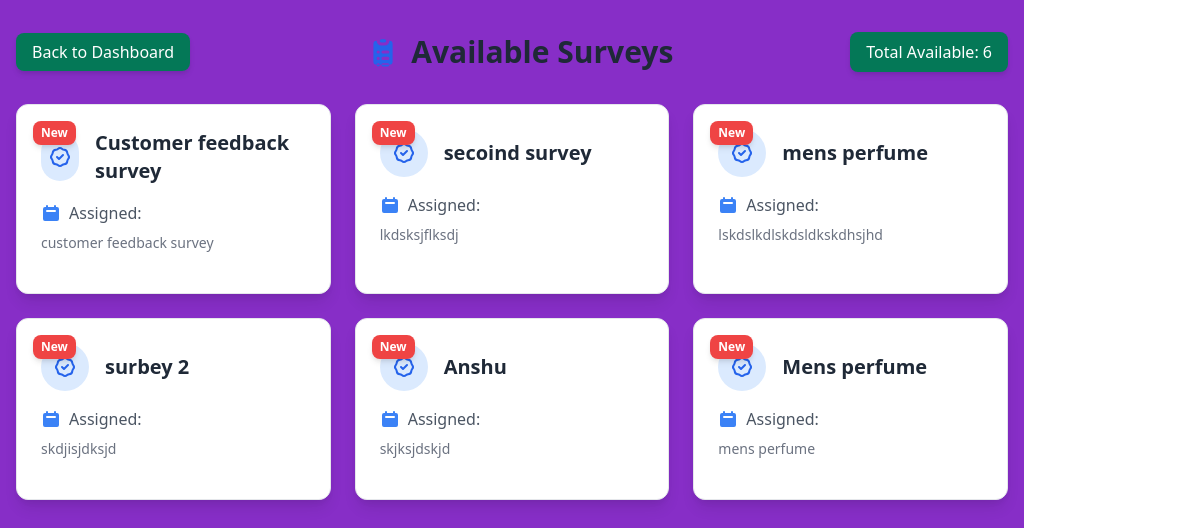
/respondent/survey_wall/ (signed in), run on an earlier commit of the app's database.
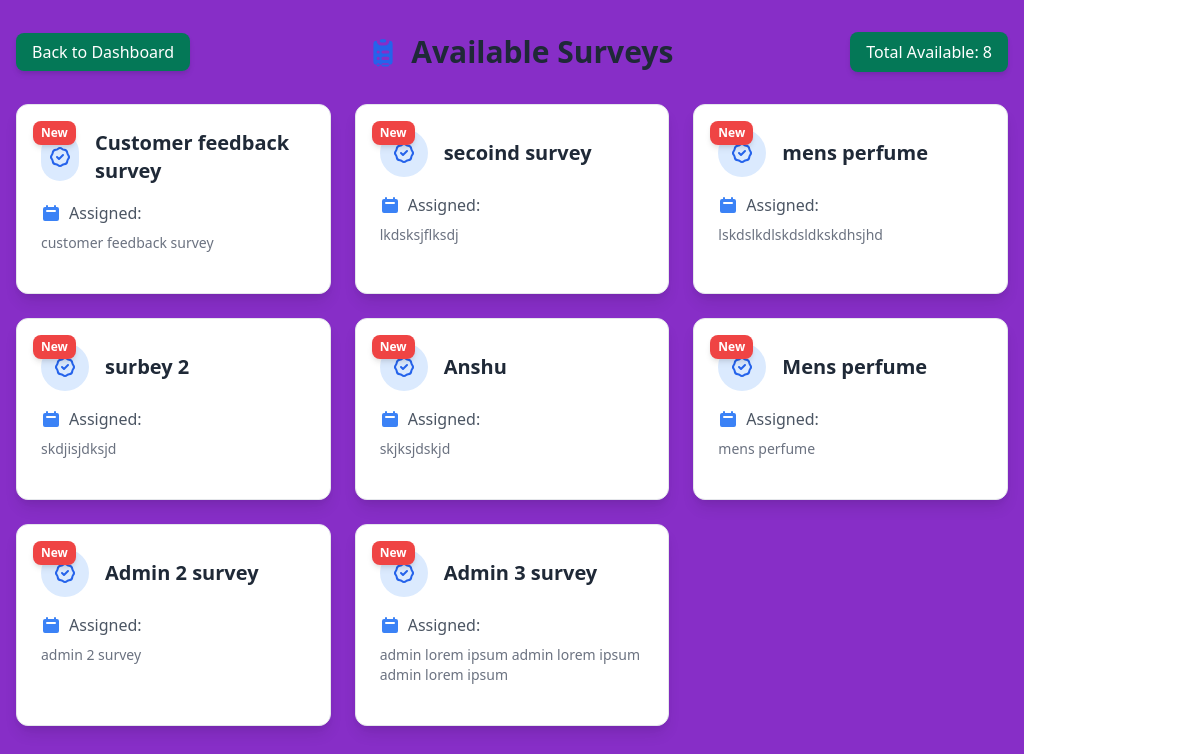
And on a later commit of the database.
### surveys/models.py (models this page shows, shortened)
class Survey(models.Model):
    title = models.CharField(max_length=200)
    description = models.TextField(blank=True, null=True)
    user = models.ForeignKey(
        settings.AUTH_USER_MODEL,
        on_delete=models.CASCADE,
        related_name='surveys',
        null=True  # Allow existing surveys to remain
    )
    created_at = models.DateTimeField(auto_now_add=True)
    updated_at = models.DateTimeField(auto_now=True)
    unique_link = models.CharField(max_length=16, unique=True, blank=True)
    external_link = models.CharField(max_length=16, unique=True, blank=True, null=True)
    max_external_responses = models.PositiveIntegerField(null=True, blank=True)
    external_response_count = models.PositiveIntegerField(default=0)
    is_active = models.BooleanField(default=True)  # New field to track survey activation status
    expiry_datetime = models.DateTimeField(null=True, blank=True)
    is_expired = models.BooleanField(default=False)
    points = models.IntegerField(default=0)

### respondent_app/views.py (the view)
# urls.py: path('survey_wall/', survey_wall, name='survey_wall'),
@login_required
def survey_wall(request):
    surveys = Survey.objects.all()
    taken_surveys = Response.objects.filter(user=request.user)
    expired_taken_ids = taken_surveys.filter(
        submitted_at__lt=now() - timedelta(hours=48)
    ).values_list('survey_id', flat=True)
    all_taken_ids = taken_surveys.values_list('survey_id', flat=True)
    new_survey_ids = surveys.exclude(id__in=all_taken_ids).values_list('id', flat=True)
    valid_surveys = surveys.exclude(id__in=expired_taken_ids)
    context = {
        'surveys': valid_surveys,
        'new_survey_ids': list(new_survey_ids),
    }
    return render(request, 'respondent_app/surveywall.html', context)

### templates/respondent_app/surveywall.html (shortened to what this page needs)
{% extends 'respondent_app/base.html' %}
{% block content %}
<div class="container mx-auto px-4 py-8 min-h-screen" style="background-color: #872ec7;">
    <div class="max-w-7xl mx-auto">
        <div class="flex justify-between items-center mb-8">
            <div>
                <a href="{% url 'respondent_app:dashboard' %}" class="bg-green-700 text-white px-4 py-2 rounded-lg shadow-md hover:bg-gray-800 transition duration-300">Back to Dashboard</a>
            </div>
            <h1 class="text-3xl font-extrabold text-gray-800 flex items-center">
                Available Surveys
            </h1>
            <div class="bg-green-700 text-white px-4 py-2 rounded-lg shadow-md hover:bg-green-600 transition duration-300">
                Total Available: {{ surveys.count }}
            </div>
        </div>
        {% if surveys %}
        <div class="grid grid-cols-1 md:grid-cols-2 lg:grid-cols-3 gap-6">
            {% for survey in surveys %}
            <div class="bg-white border border-gray-200 rounded-xl shadow-lg hover:shadow-xl transition-all duration-300 transform hover:-translate-y-2 overflow-hidden">
                <div class="p-6 relative group">
                    {% if survey.id in new_survey_ids %}
                        <div class="absolute top-4 left-4 bg-red-500 text-white text-xs font-bold px-2 py-1 rounded-lg shadow-md">
                            New
                        </div>
                    {% endif %}
                    <div class="flex items-center mb-4">
                        <div class="w-12 h-12 rounded-full bg-blue-100 flex items-center justify-center mr-4">
                        </div>
                        <h2 class="text-xl font-bold text-gray-800">{{ survey.title }}</h2>
                    </div>
                    <div class="space-y-2 text-gray-600 mb-4">
                        <p class="flex items-center">
                            Assigned: {{ survey.assigned_at|date:"d M Y, h:i A" }}
                        </p>
                        <p class="flex items-center text-sm text-gray-500">
                            {{ survey.description }}
                        </p>
                    </div>
                </div>
            </div>
        {% endfor %}
        </div>
        {% else %}
        <div class="bg-white border border-gray-200 rounded-xl shadow-lg p-12 text-center">
            <h2 class="text-2xl font-bold text-gray-600 mb-4">No Available Surveys</h2>
            <p class="text-gray-500">Check back later for new survey opportunities.</p>
        </div>
        {% endif %}
    </div>
</div>
{% endblock %}

What changed in the data, as far as the page shows it:
added Survey: shows "New", title "Admin 2 survey", description "admin 2 survey"
added Survey: shows "New", title "Admin 3 survey", description "admin lorem ipsum admin lorem ipsum admin lorem ipsum"
Also different on the page:
{{ surveys.count }}: "6" → "8"
